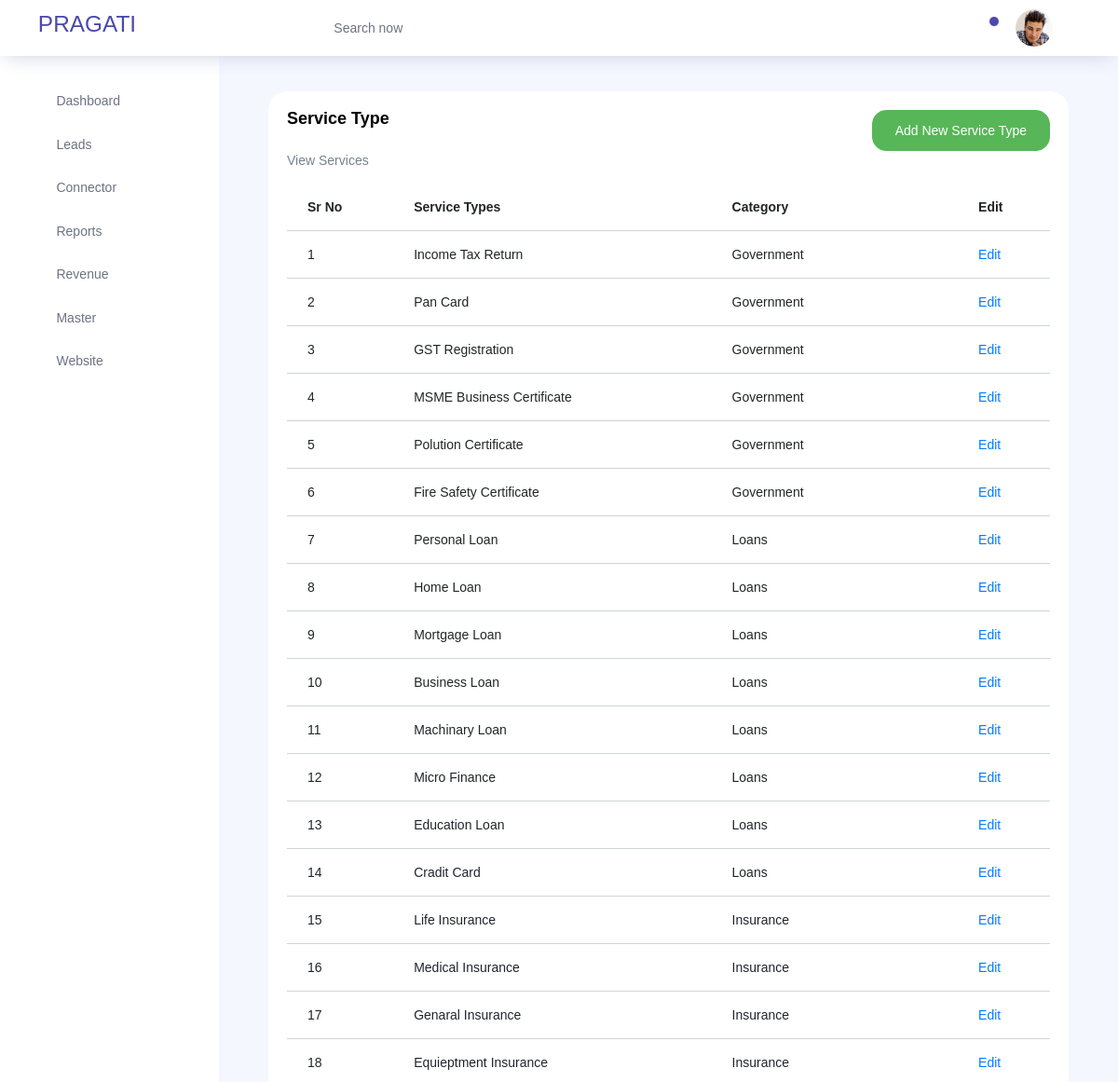
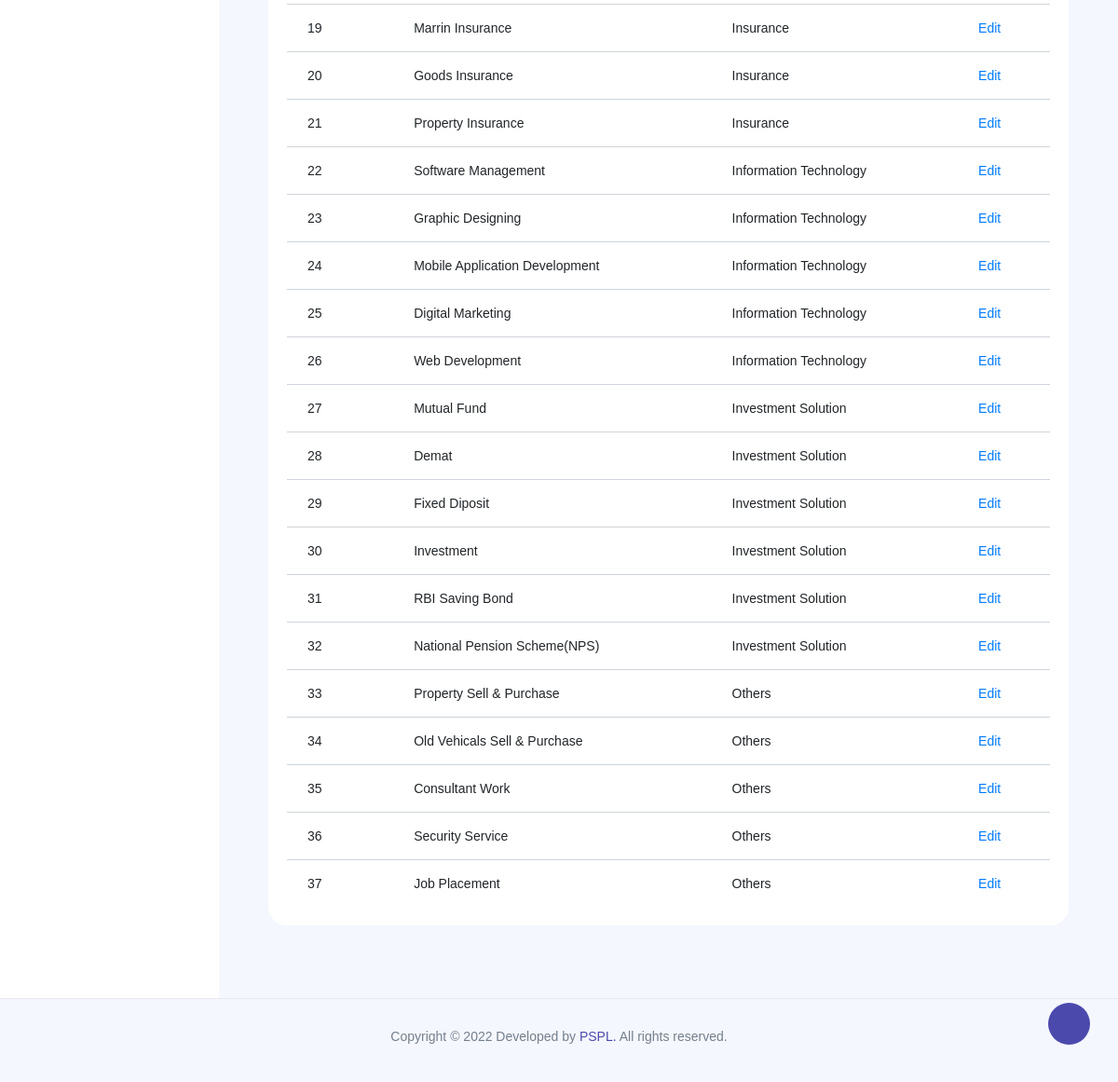
/lead/lead/view_ser_type, run on an earlier commit of the app's database (2 pictures, top to bottom).
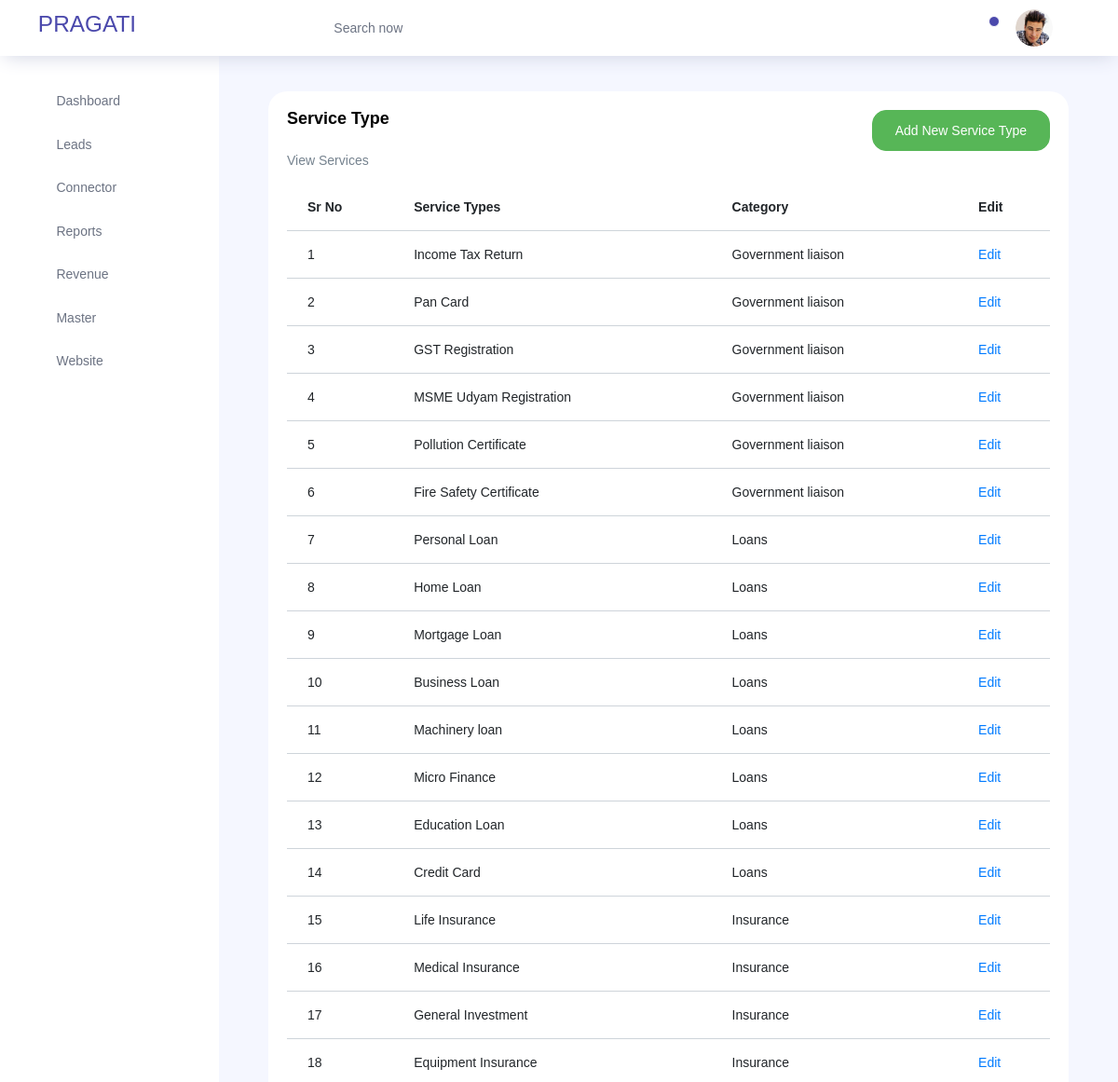
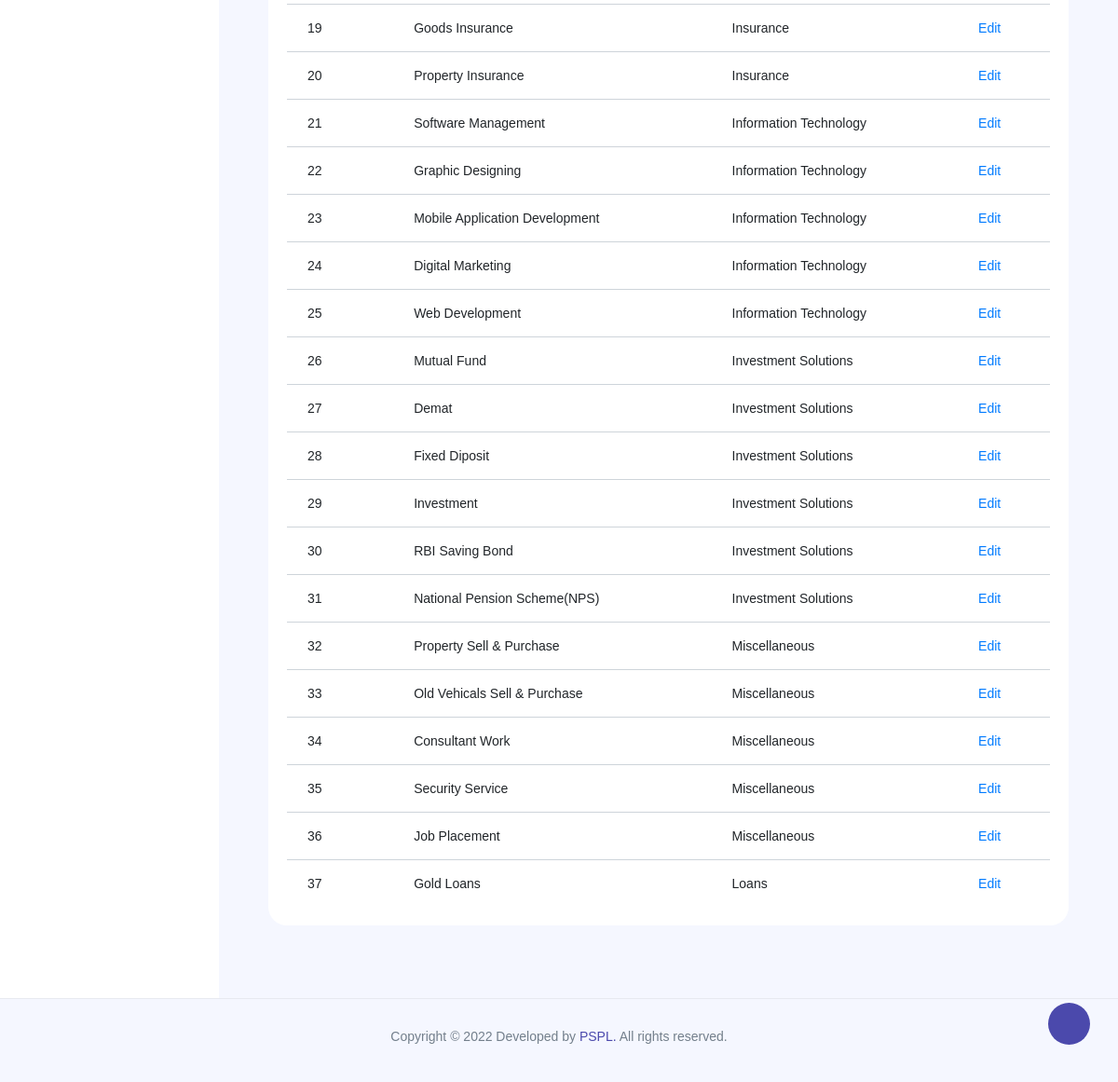
And on a later commit of the database (2 pictures, top to bottom).
### lead/models.py (models this page shows, shortened)
class Service_types(models.Model): #city
    category=models.ForeignKey(Category, verbose_name="category", on_delete=models.CASCADE, related_name='services')
    name=models.CharField(max_length=100,unique=True)

class Category(models.Model): #country
    cat_id=models.CharField(max_length=100)
    name=models.CharField(max_length=100,unique=True)
    image=models.CharField(max_length=100)
    def __str__(self):
        return self.name

### lead/views.py (the view)
# urls.py: path('lead/view_ser_type',views.view_ser_type,name="view_ser_type"),
def view_ser_type(request):
    cat=Service_types.objects.all()
    return render(request,'view_ser_type.html',{'view_ser_type':cat})

### templates/view_ser_type.html
{% extends 'base.html' %}
{% load static  %}
{% block content %}
<div class="col-lg-12 grid-margin stretch-card">
    <div class="card">
      <div class="card-body">
        <div class="d-flex justify-content-between">
        <h4 class="card-title">Service Type</h4>
        <a href="{% url 'lead:add_ser_type' %}">
        <button type="submit" class="btn btn-success">Add New Service Type</button></a>
    </div>
    <p class="card-description">
        View Services
       </p>
        <div class="table-responsive">
          <table class="table table-hover">
            <thead>
              <tr>
                <th>Sr No</th>
                <th>Service Types</th>
                <th>Category</th>
                <th>Edit</th>
              </tr>
            </thead>
            <tbody>
              <tr>
                {% for i in view_ser_type %}
                <td>{{forloop.counter}}</td>
                <td>{{i.name}}</td>
                <td>{{i.category}}</td>
                <td><a href="{% url 'lead:edit_ser_type' i.pk  %}">Edit</a></td>
              </tr>
              {% endfor %}
            </tbody>
          </table>
        </div>
      </div>
    </div>
  </div>
  {% endblock %}

### templates/base.html (shortened to what this page needs)
{% load static  %}
<!DOCTYPE html>
<html lang="en">
<head>
  <link rel="stylesheet" href="{% static  'vendors/feather/feather.css' %}">
  <link rel="stylesheet" href="{% static  'vendors/ti-icons/css/themify-icons.css' %}">
  <link rel="stylesheet" href="{% static  'vendors/css/vendor.bundle.base.css'%}" >
  <link rel="stylesheet" href="{% static 'vendors/datatables.net-bs4/dataTables.bootstrap4.css'%}">
  <link rel="stylesheet" href="{% static 'vendors/ti-icons/css/themify-icons.css'%}">
  <link rel="stylesheet" type="text/css" href="{% static 'js/select.dataTables.min.css'%}">
<link rel="stylesheet" href="{% static 'css/vertical-layout-light/style.css'%}">
</head>
<body>
  <div class="container-scroller">
    <nav class="navbar col-lg-12 col-12 p-0 fixed-top d-flex flex-row">
      <div class="text-center navbar-brand-wrapper d-flex align-items-center justify-content-center">
    <a class="navbar-brand brand-logo mr-5" href="{% url 'lead:home' %}"><h3 class="text-primary">PRAGATI</h3></a>
      </div>
      <div class="navbar-menu-wrapper d-flex align-items-center justify-content-end">
        <button class="navbar-toggler navbar-toggler align-self-center" type="button" data-toggle="minimize">
          <span class="icon-menu"></span>
        </button>
        <ul class="navbar-nav mr-lg-2">
          <li class="nav-item nav-search d-none d-lg-block">
            <div class="input-group">
              <div class="input-group-prepend hover-cursor" id="navbar-search-icon">
                <span class="input-group-text" id="search">
                  <i class="icon-search"></i>
                </span>
              </div>
              <input type="text" class="form-control" id="navbar-search-input" placeholder="Search now" aria-label="search" aria-describedby="search">
            </div>
          </li>
        </ul>
        <ul class="navbar-nav navbar-nav-right">
          <li class="nav-item dropdown">
        <a class="nav-link count-indicator dropdown-toggle" id="notificationDropdown" href="#" data-toggle="dropdown">
              <i class="icon-bell mx-0"></i>
              <span class="count"></span>
            </a>
          </li>
          <li class="nav-item nav-profile dropdown">
        <a class="nav-link dropdown-toggle" href="{% static  '#'%}" data-toggle="dropdown" id="profileDropdown">
              <img src="{% static 'images/faces/face28.jpg'%}" alt="profile"/>
            </a>
          </li>
          <li class="nav-item nav-settings d-none d-lg-flex">
        <a class="nav-link" href="#">
              <i class="icon-ellipsis"></i>
            </a>
          </li>
        </ul>
      </div>
    </nav>
    <div class="container-fluid page-body-wrapper">
      <div class="theme-setting-wrapper">
        <div id="settings-trigger"><i class="ti-settings"></i></div>
      </div>
      <nav class="sidebar sidebar-offcanvas" id="sidebar">
        <ul class="nav">
          <li class="nav-item">
            <a class="nav-link" href="{% url 'lead:home' %}">
              <i class="icon-grid menu-icon"></i>
              <span class="menu-title">Dashboard</span>
            </a>
          </li>
          <li class="nav-item">
            <a class="nav-link" data-toggle="collapse" href="#lead" aria-expanded="false" aria-controls="lead">
              <i class="icon-bar-graph menu-icon"></i>
              <span class="menu-title">Leads</span>
              <i class="menu-arrow"></i>
            </a>
          </li>
          <li class="nav-item">
            <a class="nav-link" data-toggle="collapse" href="#connector" aria-expanded="false" aria-controls="connector">
              <i class="icon-head menu-icon"></i>
              <span class="menu-title">Connector</span>
              <i class="menu-arrow"></i>
            </a>
          </li>
          <li class="nav-item">
            <a class="nav-link" href="{% url 'lead:report' %}">
              <i class="icon-paper menu-icon"></i>
              <span class="menu-title">Reports</span><i class="menu-arrow"></i>
            </a>
          </li>
          <li class="nav-item">
            <a class="nav-link" data-toggle="collapse" href="#revenue" aria-expanded="false" aria-controls="master">
              <i class="icon-layout menu-icon"></i>
              <span class="menu-title">Revenue</span>
              <i class="menu-arrow"></i>
            </a>
          </li>
                <li class="nav-item">
                  <a class="nav-link" data-toggle="collapse" href="#master" aria-expanded="false" aria-controls="master">
                    <i class="icon-layout menu-icon"></i>
                    <span class="menu-title">Master</span>
                    <i class="menu-arrow"></i>
                  </a>
                </li>
        <li class="nav-item">
          <a class="nav-link" data-toggle="collapse" href="#website" aria-expanded="false" aria-controls="master">
            <i class="icon-layout menu-icon"></i>
            <span class="menu-title">Website</span>
            <i class="menu-arrow"></i>
          </a>
        </li>
      </ul>
      </nav>
      <div class="main-panel">
        <div class="content-wrapper">
      {% block content %}
      {% endblock content %}
      </div>
    </div>
  </div>
 <footer class="footer">
    <div class="d-sm-flex justify-content-center">
        <p><span class="text-muted text-center text-sm-left d-block d-sm-inline-block">Copyright © 2022 Developed by <a href="https://prathasystech.in/">PSPL.</a>
            All rights reserved.
          </p>
    </div>
  </footer>
</body>
</html>

What changed in the data, as far as the page shows it:
removed Service_types: name "Marrin Insurance", category "Insurance"
changed through a linked row, Service_types "Income Tax Return": category "Government" → "Government liaison"
changed through a linked row, Service_types "Pan Card": category "Government" → "Government liaison"
changed through a linked row, Service_types "GST Registration": category "Government" → "Government liaison"
changed Service_types: name "MSME Business Certificate" → "MSME Udyam Registration"; category "Government" → "Government liaison"
changed Service_types: name "Polution Certificate" → "Pollution Certificate"; category "Government" → "Government liaison"
changed through a linked row, Service_types "Fire Safety Certificate": category "Government" → "Government liaison"
changed Service_types: name "Machinary Loan" → "Machinery loan"
changed Service_types: name "Cradit Card" → "Credit Card"
changed Service_types: name "Genaral Insurance" → "General Investment"
changed Service_types: name "Equieptment Insurance" → "Equipment Insurance"
changed through a linked row, Service_types "Mutual Fund": category "Investment Solution" → "Investment Solutions"
changed through a linked row, Service_types "Demat": category "Investment Solution" → "Investment Solutions"
changed through a linked row, Service_types "Fixed Diposit": category "Investment Solution" → "Investment Solutions"
changed through a linked row, Service_types "Investment": category "Investment Solution" → "Investment Solutions"
changed through a linked row, Service_types "RBI Saving Bond": category "Investment Solution" → "Investment Solutions"
changed through a linked row, Service_types "National Pension Scheme(NPS)": category "Investment Solution" → "Investment Solutions"
changed through a linked row, Service_types "Property Sell & Purchase": category "Others" → "Miscellaneous"
changed through a linked row, Service_types "Old Vehicals Sell & Purchase": category "Others" → "Miscellaneous"
changed through a linked row, Service_types "Consultant Work": category "Others" → "Miscellaneous"
changed through a linked row, Service_types "Security Service": category "Others" → "Miscellaneous"
changed through a linked row, Service_types "Job Placement": category "Others" → "Miscellaneous"
added Service_types: name "Gold Loans", category "Loans"
